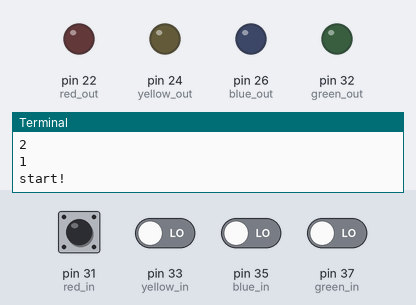
The program below on a simulated Raspberry Pi (header pin numbers), started with the argument 1. Shown: output pins drawn as LEDs (lit = HIGH), the last lines printed to the terminal. The test bench sets the inputs (shaded band); at power-on: pin 31 (red_in), pin 33 (yellow_in), pin 35 (blue_in), pin 37 (green_in) LOW. Random numbers come from a fixed seed; threads take turns every 2 ms.

Above: at 5.0 s.
5.1 s: pin 31 (red_in) pulled HIGH for 0.15 s
At 8.7 s:
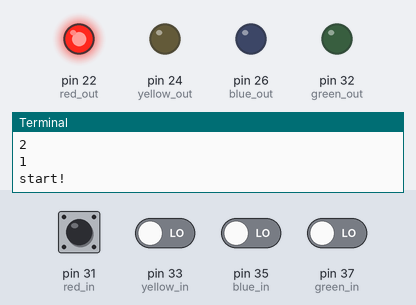
At 9.7 s:
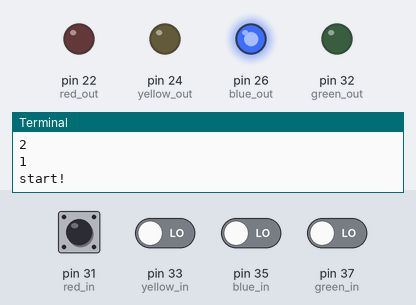
Timing chart, 0 to 11.4 s (numbered marks = the images above; inputs shaded):
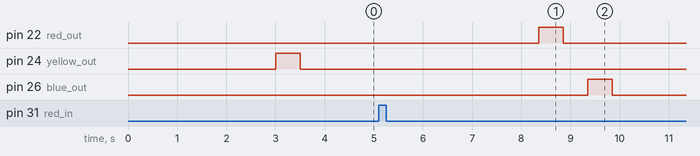

The program:

simon_says.py
```python
import RPi.GPIO as GPIO
import time, sys, random
from threading import Timer

red_out = 22
yellow_out = 24
blue_out = 26
green_out = 32

red_in = 31
yellow_in = 33
blue_in = 35
green_in = 37

# Function for setting up GPIO
def init():
	GPIO.setmode(GPIO.BOARD)
	GPIO.setup(red_out, GPIO.OUT)
	GPIO.setup(yellow_out, GPIO.OUT)
	GPIO.setup(blue_out, GPIO.OUT)
	GPIO.setup(green_out, GPIO.OUT)
	GPIO.setup(red_in, GPIO.IN, pull_up_down=GPIO.PUD_DOWN)
	GPIO.setup(yellow_in, GPIO.IN, pull_up_down=GPIO.PUD_DOWN)
	GPIO.setup(blue_in, GPIO.IN, pull_up_down=GPIO.PUD_DOWN)
	GPIO.setup(green_in, GPIO.IN, pull_up_down=GPIO.PUD_DOWN)

# Function that calls when the game is over
def gameover(score):
	print("GAME OVER! Your score is ", score)
	# Clean up GPIO
	GPIO.output(red_out, False)
	GPIO.output(yellow_out, False)
	GPIO.output(blue_out, False)
	GPIO.output(green_out, False)
	GPIO.cleanup()
	exit()

def main():
	if (len(sys.argv) != 2):
		print("Invalid number of arguments. Format: python ./simon_says.py {difficulty (1 = easy, 2 = medium, 3 = hard)})")
		return

	# Set difficulty based on amount of time to guess
	if (sys.argv[1] == '1'):
		time_to_guess = 20
	elif (sys.argv[1] == '2'):
		time_to_guess = 10
	elif (sys.argv[1] == '3'):
		time_to_guess = 5
	else:
		print("Error: Invalid difficulty")
		return

	init()
	# Initially no lights are on
	GPIO.output(red_out, False)
	GPIO.output(yellow_out, False)
	GPIO.output(blue_out, False)
	GPIO.output(green_out, False)

	game = True
	level = 1
	print("For each level, you have", time_to_guess, "seconds to guess. Good luck! Game Starts in:")
	while game:
		# Game runs forever
		print("3")
		time.sleep(1)
		print("2")
		time.sleep(1)
		print("1")
		time.sleep(1)
		print("start!")
		sequence = []
		# Randomly create sequence of lights where the length is based on the level
		for i in range(level):
			sequence.append(random.choice([red_out, yellow_out, blue_out, green_out]))

		# Display sequence of lights
		for output in sequence:
			GPIO.output(output, True)
			time.sleep(0.5)
			GPIO.output(output, False)
			time.sleep(0.5)

		# Start timer for guessing
		timer = Timer(time_to_guess, gameover, args=(level,))
		timer.start()
		guess_phase = True
		guess_sequence = []
		red_pressed = False
		yellow_pressed = False
		blue_pressed = False
		green_pressed = False
		# Every release of a switch appends a guessed color to guess_sequence
		# Repeat until the length of guess_sequence equals the length of sequence
		while (len(guess_sequence) < level):
			if (GPIO.input(red_in) == 1 and not red_pressed):
				red_pressed = True
				time.sleep(0.1)
			elif (GPIO.input(red_in) == 0 and red_pressed):
				guess_sequence.append(red_out)
				red_pressed = False
				time.sleep(0.1)
			elif (GPIO.input(yellow_in) == 1 and not yellow_pressed):
				yellow_pressed = True
				time.sleep(0.1)
			elif (GPIO.input(yellow_in) == 0 and yellow_pressed):
				guess_sequence.append(yellow_out)
				yellow_pressed = False
				time.sleep(0.1)
			elif (GPIO.input(blue_in) == 1 and not blue_pressed):
				blue_pressed = True
				time.sleep(0.1)
			elif (GPIO.input(blue_in) == 0 and blue_pressed):
				guess_sequence.append(blue_out)
				blue_pressed = False
				time.sleep(0.1)
			elif (GPIO.input(green_in) == 1 and not green_pressed):
				green_pressed = True
				time.sleep(0.1)
			elif (GPIO.input(green_in) == 0 and green_pressed):
				guess_sequence.append(green_out)
				green_pressed = False
				time.sleep(0.1)
		timer.cancel()
		# Check if the guessed color sequence matches the actual color sequence
		for i in range(level):
			if (guess_sequence[i] != sequence[i]): break

		# Move on to the next level
		print("Correct!")
		level = level + 1

if __name__ == "__main__":
	try:
		main()
	except:
		GPIO.cleanup()
		pass
```

Measured:
- after the input at 5.1 s, pin 22 (red_out): LOW → HIGH after 3.3 s, → LOW 0.50 s later; pin 26 (blue_out): LOW → HIGH after 4.3 s, → LOW 0.50 s later
